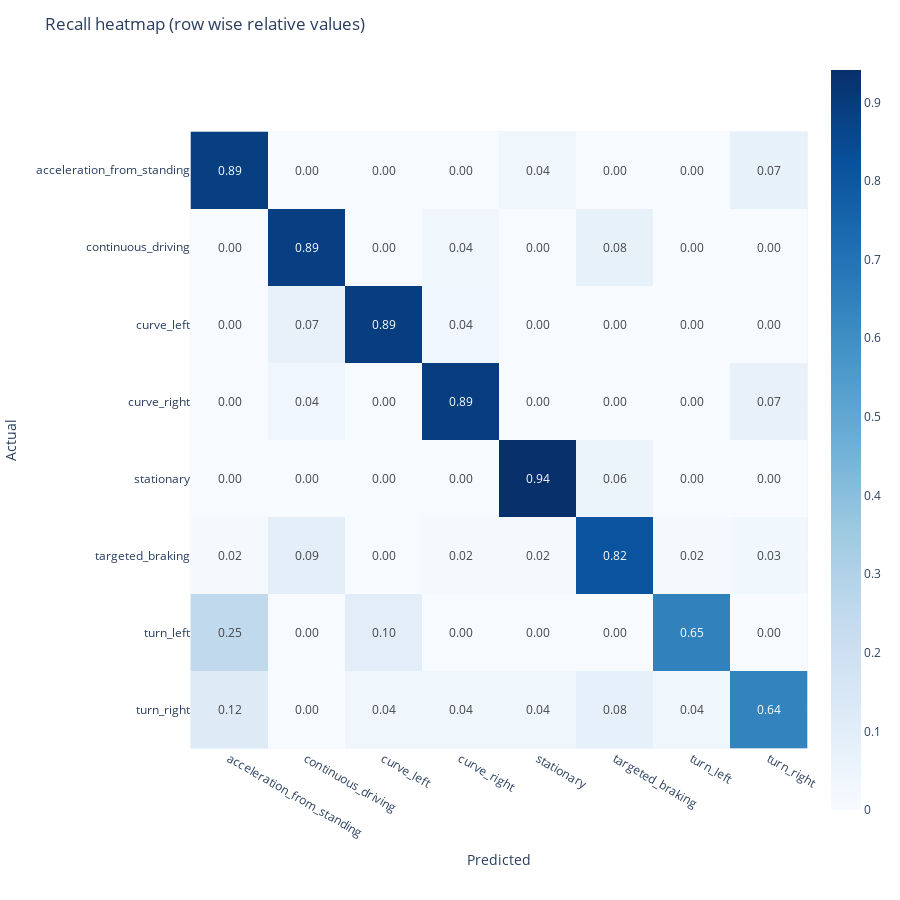

This figure's notebook cell:
### Markdown cell above
### Recall heatmap <a name="heading--2-5-3"/>

The recall_heatmap function can be used to inspect the proportion of correctly classified cases per actually given class. This will make the diagonal of the heatmap represent a recall value for each class. The heatmap can be read as follows: Given an actual case of a class the row values show the proportion of predicted classes.

### Code cell
fig = evaluation.recall_heatmap(y_test, y_pred, classes)
fig.show()

### Figure 1 — Plotly figure (JSON) as saved in the notebook; plotly's stock layout.template omitted (floating-point values rounded to 4 significant figures)
{"data": [{"coloraxis": "coloraxis", "hovertemplate": "Predicted: %{x}<br>Actual: %{y}<br>color: %{z}<extra></extra>", "name": "0", "text": [[0.8889, 0, 0, 0, 0.03704, 0, 0, 0.07407], [0, 0.8868, 0, 0.03774, 0, 0.07547, 0, 0], [0, 0.07143, 0.8929, 0.03571, 0, 0, 0, 0], [0, 0.03571, 0, 0.8929, 0, 0, 0, 0.07143], [0, 0, 0, 0, 0.9412, 0.05882, 0, 0], [0.01538, 0.09231, 0, 0.01538, 0.01538, 0.8154, 0.01538, 0.03077], [0.25, 0, 0.1, 0, 0, 0, 0.65, 0], [0.12, 0, 0.04, 0.04, 0.04, 0.08, 0.04, 0.64]], "texttemplate": "%{text:.2f}", "type": "heatmap", "x": ["acceleration_from_standing", "continuous_driving", "curve_left", "curve_right", "stationary", "targeted_braking", "turn_left", "turn_right"], "xaxis": "x", "y": ["acceleration_from_standing", "continuous_driving", "curve_left", "curve_right", "stationary", "targeted_braking", "turn_left", "turn_right"], "yaxis": "y", "z": [[0.8889, 0, 0, 0, 0.03704, 0, 0, 0.07407], [0, 0.8868, 0, 0.03774, 0, 0.07547, 0, 0], [0, 0.07143, 0.8929, 0.03571, 0, 0, 0, 0], [0, 0.03571, 0, 0.8929, 0, 0, 0, 0.07143], [0, 0, 0, 0, 0.9412, 0.05882, 0, 0], [0.01538, 0.09231, 0, 0.01538, 0.01538, 0.8154, 0.01538, 0.03077], [0.25, 0, 0.1, 0, 0, 0, 0.65, 0], [0.12, 0, 0.04, 0.04, 0.04, 0.08, 0.04, 0.64]]}], "layout": {"coloraxis": {"colorscale": [[0, "rgb(247,251,255)"], [0.125, "rgb(222,235,247)"], [0.25, "rgb(198,219,239)"], [0.375, "rgb(158,202,225)"], [0.5, "rgb(107,174,214)"], [0.625, "rgb(66,146,198)"], [0.75, "rgb(33,113,181)"], [0.875, "rgb(8,81,156)"], [1, "rgb(8,48,107)"]]}, "height": 900, "margin": {"t": 60}, "title": {"text": "Recall heatmap (row wise relative values)"}, "width": 900, "xaxis": {"anchor": "y", "constrain": "domain", "domain": [0, 1], "scaleanchor": "y", "title": {"text": "Predicted"}}, "yaxis": {"anchor": "x", "autorange": "reversed", "constrain": "domain", "domain": [0, 1], "title": {"text": "Actual"}}}}
